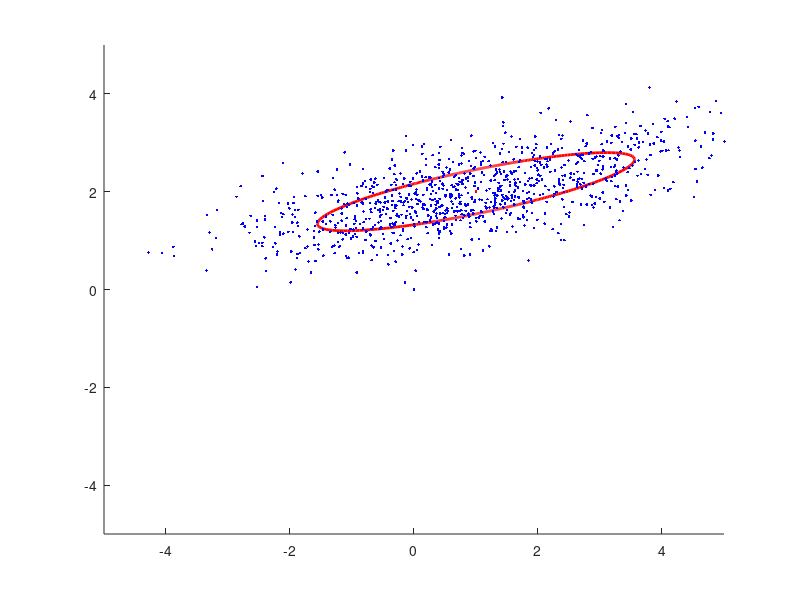

The MATLAB source for this figure:
function r =  practical6b
%In practical 6b, we experiment with sampling from
%probability distributions using MCMC methods. 


%close all previous figures
close all;

%First we define a the mean and covariance of a 2D Gaussian
gaussMean = [1.0000; 2.0000];
gaussCov =  [1.6370 0.4210;...
             0.4210 0.1598];
         
%draw the Gaussian
figure; set(gcf,'Color',[ 1 1 1]);
drawGaussianOutline(gaussMean,gaussCov); hold on;
plot(gaussMean(1),gaussMean(2),'r.');
set(gca,'Box','Off'); 
xlim([-5 5]); ylim([-5 5]);

%initialize first point in chain
position = [0;0];
plot(position(1),position(2),'b.','MarkerSize',5);

%define number of samples
nSample = 1000;

%loop over number of samples
for (cSample = 1:nSample)
        %TO DO:  calculate mean and variance of conditional distribution in
        %x direction given current y positition - look at the notes for the
        %Gaussian distribution. Replace this:
        gaussMeanXGivenY = gaussMean(1) + gaussCov(1,2)*inv(gaussCov(2,2))*(position(2)-gaussMean(2));
        gaussVarXGivenY = gaussCov(2,2)-gaussCov(1,2)'*inv(gaussCov(1,1))*gaussCov(1,2);
        
        %TO DO:  draw a sample from this distribution and update x!!!! - use
        %randn to do this. Replace this:
        newPosition(1) = gaussMeanXGivenY+gaussVarXGivenY*randn(1);
        
        %copy the y position
        newPosition(2) = position(2);
        
        %display this update
%         plot([position(1) newPosition(1)],[position(2) newPosition(2)],'b-');
        
        %update the original position
        position = newPosition;
        
        %TO DO:  calculate mean and variance of conditional distribution in
        %y direction given current x positition - look at the notes for the
        %Gaussian distribution. Replace this:
        gaussMeanYGivenX = gaussMean(2) + gaussCov(2,1)*inv(gaussCov(1,1))*(position(1)-gaussMean(1));
        gaussVarYGivenX = gaussCov(1,1)-gaussCov(2,1)'*inv(gaussCov(2,2))*gaussCov(2,1);
        
        %TO DO:  draw a sample from this distribution and update y - use
        %randn to do this. Replace this
        newPosition(2) = gaussMeanYGivenX+gaussVarYGivenX*randn(1);
        
        %copy the y position
        newPosition(1) = position(1);

        %display this update
%         plot([position(1) newPosition(1)],[position(2) newPosition(2)],'b-');
        
        %update the original position
        position = newPosition;
        
        %display the new point
        plot(position(1),position(2),'b.');
end;

%TO DO now remove the two lines of code that plot the path between points and use
%this method to generate 1000 samples from the Gaussian

%*************************************************************************
%Please note that this is not the usual way to sample from an n-d Gaussian!  
%A much more efficient way to do this is to take:

%newSample = gaussMean+chol(gaussCov)*randn(2,1);

%the routine "chol" is the cholesky decomposition - a matrix square root
% so that A = chol(A)'*chol(A);
%**************************************************************************

%=================================================================== 
%===================================================================

%draw 2DGaussian
function r= drawGaussianOutline(m,s)

hold on;
angleInc = 0.01;

c = [1.0 0.0 0.0];

for (cAngle = 0:angleInc:2*pi)
    angle1 = cAngle;
    angle2 = cAngle+angleInc;
    [x1 y1] = getGaussian2SD(m,s,angle1);
    [x2 y2] = getGaussian2SD(m,s,angle2);
    plot([x1 x2],[y1 y2],'k-','LineWidth',2,'Color',c);
end

%===================================================================
%===================================================================

%find position of in xy co-ordinates at 2SD out for a certain angle
function [x,y]= getGaussian2SD(m,s,angle1)

if (size(s,2)==1)
    s = diag(s);
end;

vec = [cos(angle1) sin(angle1)];
factor = 4/(vec*inv(s)*vec');

x = cos(angle1) *sqrt(factor);
y = sin(angle1) *sqrt(factor);

x = x+m(1);
y = y+m(2);

